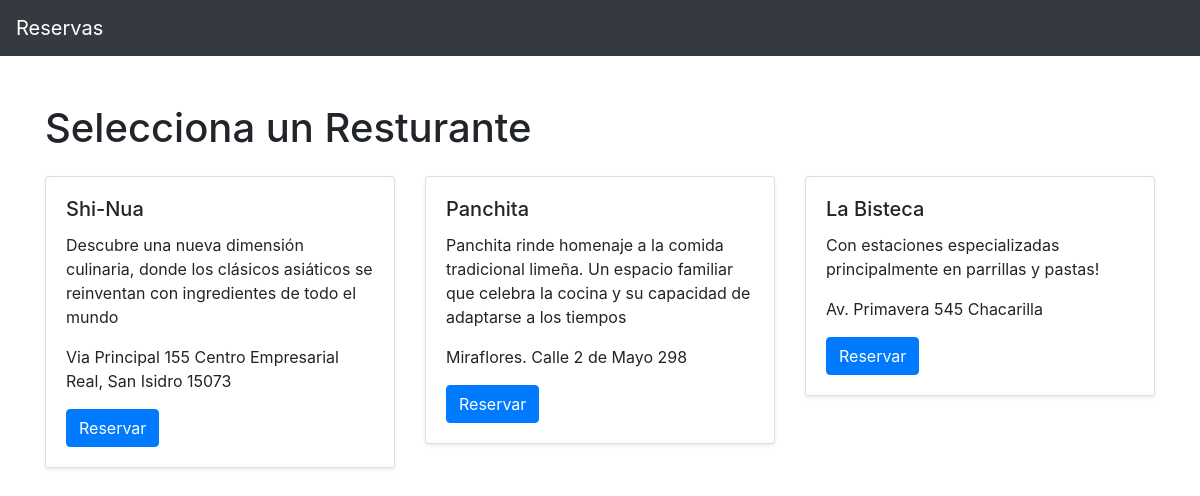
The page / on the database its author committed.
### reservations/models.py (models this page shows, shortened)
class Restaurant(models.Model):
    name= models.CharField(max_length=100)
    location= models.CharField(max_length=100)
    description= models.TextField()

### reservations/views.py (the view)
# urls.py: path("", views.restaurant_list,name='restaurant_list'),
def restaurant_list(request):
    restaurants= Restaurant.objects.all()
    return render(request,'reservations/restaurant_list.html',{'restaurants':restaurants})

### reservations/templates/reservations/restaurant_list.html
{% extends "base.html" %}
{% block content %}
<h1 class="my-4">Selecciona un Resturante</h1>
<div class="row">
    {% for restaurant in restaurants %}
    <div class="col-md-4">
        <div class="card mb-4 shadow-sm">
            <div class="card-body">
                <h5 class="card-title">{{ restaurant.name }}</h5>
                <p clase="card-text">{{ restaurant.description }}</p>
                <p clase="text-muted">{{ restaurant.location }}</p>
                <a href="{% url 'make_reservation' restaurant.id %}" class="btn btn-primary">Reservar</a>
            </div>
        </div>
    </div>
    {% endfor %}
</div>
{% endblock %}

### rows shown on the page
Restaurant: name "Shi-Nua", description "Descubre una nueva dimensión culinaria, donde los clásicos asiáticos se reinventan con ingredientes de todo el mundo", location "Via Principal 155 Centro Empresarial Real, San Isidro 15073"
Restaurant: name "Panchita", description "Panchita rinde homenaje a la comida tradicional limeña. Un espacio familiar que celebra la cocina y su capacidad de adaptarse a los tiempos", location "Miraflores. Calle 2 de Mayo 298"
Restaurant: name "La Bisteca", description "Con estaciones especializadas principalmente en parrillas y pastas!", location "Av. Primavera 545 Chacarilla"
